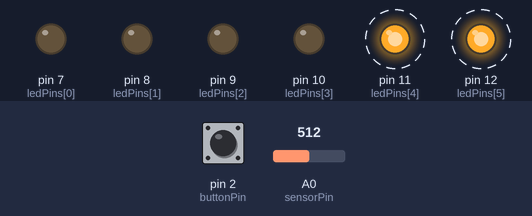
The sketch below on a simulated Arduino Uno, built with avr-gcc and run on an emulated ATmega328P. Shown: output pins drawn as LEDs (lit = HIGH). Dashed ring = blinking. The test bench sets the inputs (shaded band); at power-on: pin 2 (buttonPin) LOW, A0 (sensorPin) = 512. What the sketch prints to the serial monitor is not drawn.

Above: at 1.25 s.
1.3 s: pin 2 (buttonPin) pulled HIGH for 3.2 s
At 1.8 s:
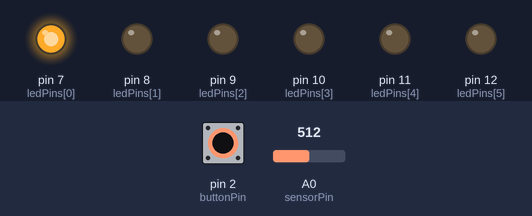
9.0 s: pin 2 (buttonPin) pulled HIGH for 0.25 s
At 10.0 s:
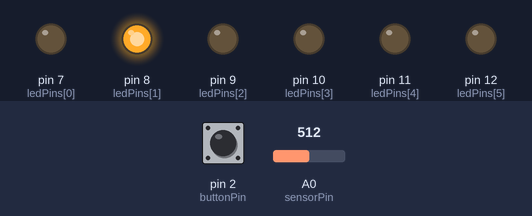
12.2 s: pin 2 (buttonPin) pulled HIGH for 1 s
At 13.6 s:
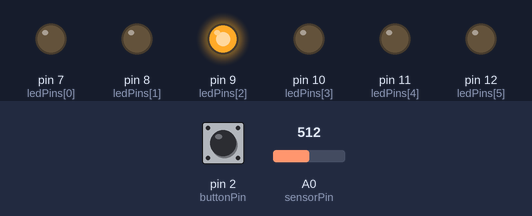
Timing chart, 0 to 21.7 s (numbered marks = the images above; inputs shaded):
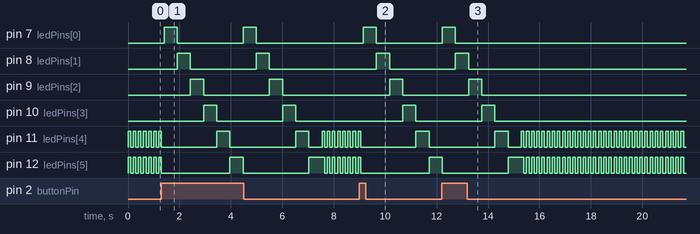

The sketch:

blinking_an_array_with_pot_sketch_feb25b.ino
```cpp
int ledPins[] = { 7,8,9,10,11,12 };//an array of pin ubers
int pinCount = 6;// number of pins unsed in array

int sensorPin = A0;//declare sensro pin for potentiometer
int sensorValue = 0;
int buttonValue = 0;
const int buttonPin = 2;
//we added a potentiometer
//we added a button

void setup() {
  //initialize seriall communication
  Serial.begin(9600);
  pinMode(buttonPin, INPUT);

  //use the for loop to init. ea pin as output
  for (int thisPin = 0; thisPin < pinCount; thisPin++) {
    //note local variable thisPin
    pinMode(ledPins[thisPin], OUTPUT);//set all pins to array value as output

  }
}

void loop() {
  sensorValue = analogRead(sensorPin);
  buttonValue = digitalRead(buttonPin);

  Serial.println(sensorValue);


  if (buttonValue == HIGH) {
    //loop from lowestpin to highest
    for (int thisPin = 0; thisPin < pinCount; thisPin++) {

      //turn the pin on:
    digitalWrite(ledPins[thisPin], HIGH);
    delay(sensorValue);
    //turn the pin Off
    digitalWrite(ledPins[thisPin], LOW);
    }
  }

  else if (buttonValue == LOW) {

    digitalWrite(ledPins[4], HIGH);
    digitalWrite(ledPins[5], HIGH);
    delay(100);
    digitalWrite(ledPins[4], LOW);
    digitalWrite(ledPins[5], LOW);
    delay(100);

  }
}
```

Measured:
- after the input at 1.3 s, pin 7 (ledPins[0]): alternates HIGH for 0.51 s and LOW for 2.6 s, starting after 0.10 s; pin 8 (ledPins[1]): alternates HIGH for 0.51 s and LOW for 2.6 s, starting after 0.61 s
- after the input at 9.0 s, pin 7 (ledPins[0]): LOW → HIGH after 0.15 s, → LOW 0.51 s later; pin 8 (ledPins[1]): LOW → HIGH after 0.66 s, → LOW 0.51 s later; pin 9 (ledPins[2]): LOW → HIGH after 1.2 s, → LOW 0.51 s later; pin 10 (ledPins[3]): LOW → HIGH after 1.7 s, → LOW 0.51 s later
- after the input at 12.2 s, pin 7 (ledPins[0]): LOW → HIGH at once, → LOW 0.51 s later; pin 8 (ledPins[1]): LOW → HIGH after 0.53 s, → LOW 0.51 s later; pin 9 (ledPins[2]): LOW → HIGH after 1.0 s, → LOW 0.51 s later; pin 10 (ledPins[3]): LOW → HIGH after 1.6 s, → LOW 0.51 s later
